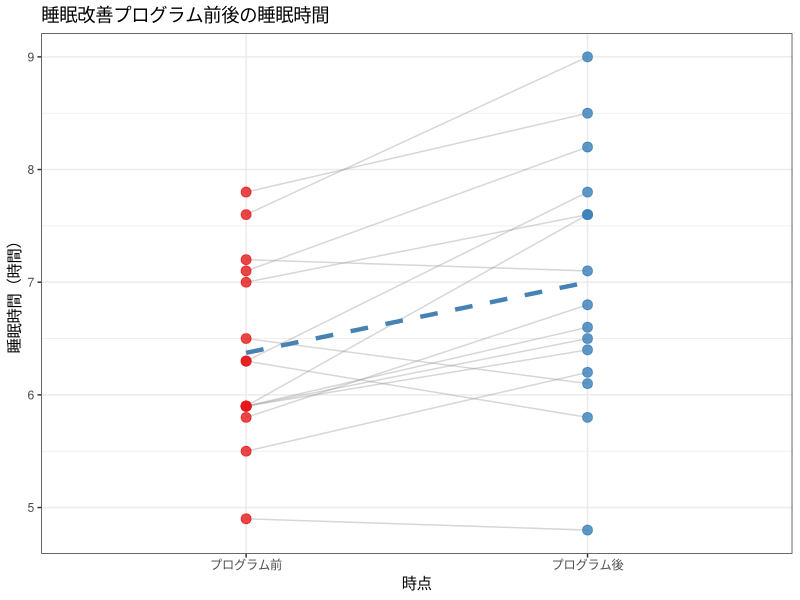

Source code (R):
## ---- chunk 1
knitr::opts_chunk$set(echo = TRUE, warning = FALSE, message = FALSE,
                      fig.width = 7, fig.height = 4)
library(tidyverse)

# 図の日本語が文字化けしないようにする（ragg があるときだけ有効にする）
if (requireNamespace("ragg", quietly = TRUE)) {
  knitr::opts_chunk$set(dev = "ragg_png")
}
## ---- chunk 2
# 架空データ：睡眠改善プログラム前後の睡眠時間（時間）
set.seed(42)
n <- 15
sleep_data <- tibble(
  id     = 1:n,
  before = round(rnorm(n, mean = 6.0, sd = 0.8), 1),
  after  = round(before + rnorm(n, mean = 0.8, sd = 0.5), 1)
)
sleep_data
## ---- chunk 3
# 基本統計量
sleep_data |>
  summarise(
    mean_before = mean(before),
    sd_before   = sd(before),
    mean_after  = mean(after),
    sd_after    = sd(after),
    mean_diff   = mean(after - before)
  )
## ---- chunk 4
sleep_data
## ---- chunk 5
# pivot_longer でワイド → ロングに変換
sleep_long <- sleep_data |>
  pivot_longer(
    cols      = c(before, after),   # 変換する列
    names_to  = "time",             # 時点を入れる新しい列名
    values_to = "sleep"             # 値を入れる新しい列名
  ) |>
  mutate(time = factor(time, levels = c("before", "after"),
                       labels = c("プログラム前", "プログラム後")))
sleep_long
## ---- chunk 6
# 可視化（対応あり：同じ人をつなぐ線を引く）
ggplot(sleep_long, aes(x = time, y = sleep, group = id)) +
  geom_line(alpha = 0.4, color = "gray60") +
  geom_point(aes(color = time), size = 3, alpha = 0.8) +
  stat_summary(aes(group = 1), fun = mean, geom = "line",
               linewidth = 1.5, color = "steelblue", linetype = "dashed") +
  scale_color_brewer(palette = "Set1") +
  labs(title = "睡眠改善プログラム前後の睡眠時間",
       x = "時点", y = "睡眠時間（時間）", color = "時点") +
  theme_bw() +
  theme(legend.position = "none")
## ---- chunk 7
# 方法1：paired = TRUE を指定
t.test(sleep_data$after, sleep_data$before, paired = TRUE)
## ---- chunk 8
# 方法2：差分ベクトルを作って1標本t検定として実行（同じ結果）
diff_sleep <- sleep_data$after - sleep_data$before
t.test(diff_sleep, mu = 0)
## ---- chunk 9
d_paired <- mean(diff_sleep) / sd(diff_sleep)
round(d_paired, 2)
## ---- chunk 10
# 対応なし（誤った分析）
t.test(sleep_data$after, sleep_data$before, paired = FALSE)
## ---- chunk 11
# ロング → ワイドに戻す
sleep_long |>
  pivot_wider(
    id_cols    = id,
    names_from  = time,
    values_from = sleep
  )
## ---- chunk 12
# 架空データ：3名の授業前後の不安度スコア
anxiety_data <- tibble(
  id     = c("A", "B", "C"),
  pre    = c(7, 5, 8),
  post   = c(4, 3, 6)
)
anxiety_data
